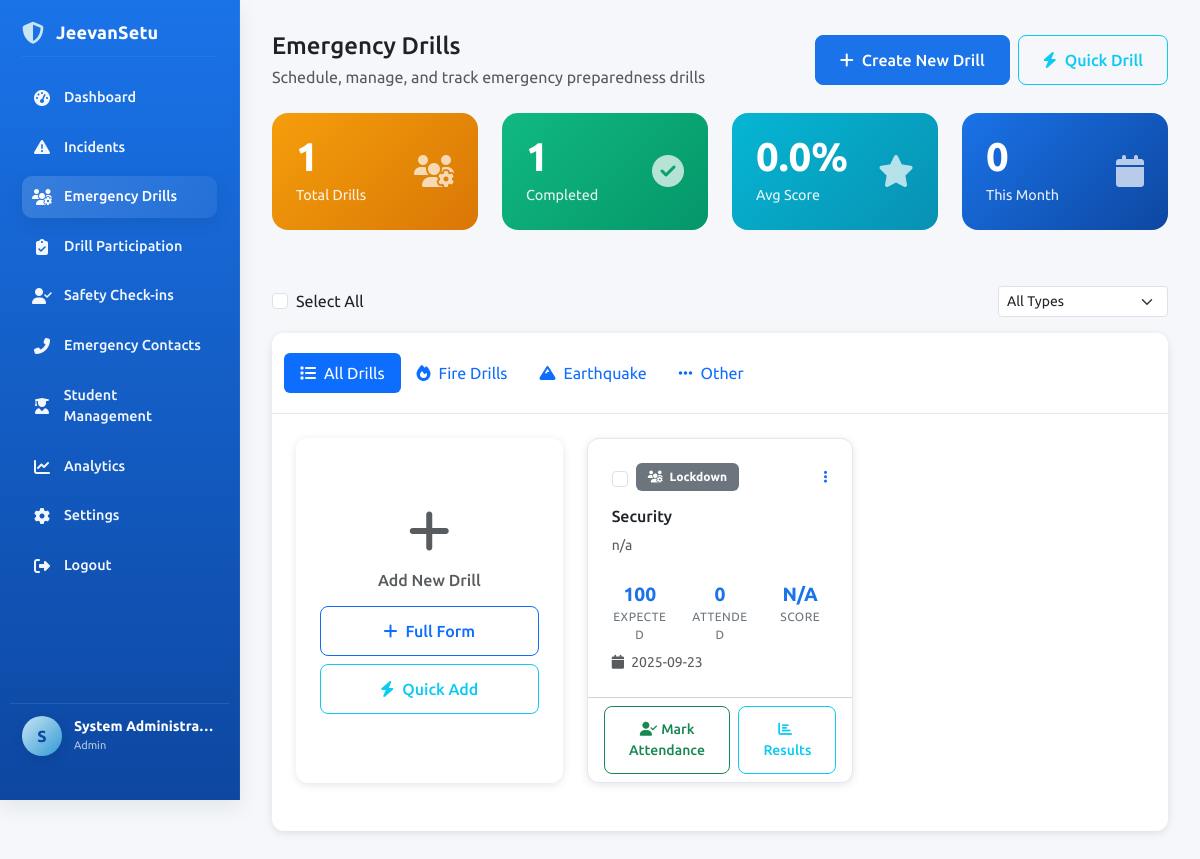
The app's page /drills (signed in) with its own data.
### app.py (models this page shows)
class Drill(db.Model):
    id = db.Column(db.Integer, primary_key=True)
    title = db.Column(db.String(100), nullable=False)
    description = db.Column(db.Text)
    drill_type = db.Column(db.String(50))  # fire, earthquake, flood, evacuation
    file_url = db.Column(db.String(200))
    score = db.Column(db.Float, default=0.0)
    participation_count = db.Column(db.Integer, default=0)
    total_expected = db.Column(db.Integer, default=100)
    conducted_by = db.Column(db.Integer, db.ForeignKey('user.id'))
    created_at = db.Column(db.DateTime, default=datetime.utcnow)
    conductor = db.relationship('User', backref='conducted_drills')

### app.py (the view)
@app.route('/drills')
@login_required
def drills():
    drills = Drill.query.order_by(Drill.created_at.desc()).all()
    return render_template('drills_new.html', drills=drills)

### app.py (called while the page is built)
def login_required(f):
    @wraps(f)
    def decorated_function(*args, **kwargs):
        if 'user_id' not in session:
            return redirect(url_for('login'))
        return f(*args, **kwargs)
    return decorated_function

### templates/drills_new.html (shortened to what this page needs)
{% extends "base_new.html" %}
{% block content %}
<div class="row mb-4">
    <div class="col-12">
        <div class="d-flex justify-content-between align-items-center">
            <div>
                <h4 class="mb-1">Emergency Drills</h4>
                <p class="text-muted mb-0">Schedule, manage, and track emergency preparedness drills</p>
            </div>
            {% if session.get('user_role') in ['admin', 'spoc'] %}
            <div class="d-flex gap-2">
                <a href="{{ url_for('create_drill') }}" class="btn btn-primary">
                    <i class="fas fa-plus me-2"></i>Create New Drill
                </a>
                <button class="btn btn-outline-info" data-bs-toggle="modal" data-bs-target="#quickDrillModal">
                    <i class="fas fa-bolt me-2"></i>Quick Drill
                </button>
            </div>
            {% endif %}
        </div>
    </div>
</div>
<div class="row mb-4">
    <div class="col-xl-3 col-md-6 mb-3">
        <div class="stats-card warning">
            <div class="d-flex justify-content-between align-items-center">
                <div>
                    <div class="stats-number">{{ drills|length }}</div>
                    <div class="stats-label">Total Drills</div>
                </div>
                <div>
                    <i class="fas fa-users-cog" style="font-size: 2rem; opacity: 0.7;"></i>
                </div>
            </div>
        </div>
    </div>
    <div class="col-xl-3 col-md-6 mb-3">
        <div class="stats-card success">
            <div class="d-flex justify-content-between align-items-center">
                <div>
                    <div class="stats-number">{{ drills|selectattr('score', 'defined')|list|length }}</div>
                    <div class="stats-label">Completed</div>
                </div>
                <div>
                    <i class="fas fa-check-circle" style="font-size: 2rem; opacity: 0.7;"></i>
                </div>
            </div>
        </div>
    </div>
    <div class="col-xl-3 col-md-6 mb-3">
        <div class="stats-card info">
            <div class="d-flex justify-content-between align-items-center">
                <div>
                    <div class="stats-number">
                        {% set completed_drills = drills|selectattr('score', 'defined')|list %}
                        {% if completed_drills %}
                            {{ "%.1f"|format((completed_drills|sum(attribute='score'))/completed_drills|length) }}%
                        {% else %}
                            0%
                        {% endif %}
                    </div>
                    <div class="stats-label">Avg Score</div>
                </div>
                <div>
                    <i class="fas fa-star" style="font-size: 2rem; opacity: 0.7;"></i>
                </div>
            </div>
        </div>
    </div>
    <div class="col-xl-3 col-md-6 mb-3">
        <div class="stats-card">
            <div class="d-flex justify-content-between align-items-center">
                <div>
                    <div class="stats-number">{{ drills|selectattr('created_at')|selectattr('created_at', 'gt', (moment().subtract(30, 'days') if moment else ''))|list|length if moment else 0 }}</div>
                    <div class="stats-label">This Month</div>
                </div>
                <div>
                    <i class="fas fa-calendar" style="font-size: 2rem; opacity: 0.7;"></i>
                </div>
            </div>
        </div>
    </div>
</div>
{% if drills %}
<div class="row mb-3">
    <div class="col-12">
        <div class="d-flex justify-content-between align-items-center">
            <div class="d-flex align-items-center gap-3">
                <div class="form-check">
                    <input class="form-check-input" type="checkbox" id="selectAllDrills" onchange="toggleAllDrills()">
                    <label class="form-check-label" for="selectAllDrills">
                        Select All
                    </label>
                </div>
            </div>
            <div class="drill-filters">
                <select class="form-select form-select-sm" id="drillTypeFilter" onchange="filterDrills()">
                    <option value="">All Types</option>
                </select>
            </div>
        </div>
    </div>
</div>
{% endif %}
<div class="row">
    <div class="col-12">
        <div class="card">
            <div class="card-header">
                <ul class="nav nav-pills card-header-pills" id="drill-tabs" role="tablist">
                    <li class="nav-item" role="presentation">
                        <button class="nav-link active" id="all-drills-tab" data-bs-toggle="pill" data-bs-target="#all-drills" type="button">
                            <i class="fas fa-list me-2"></i>All Drills
                        </button>
                    </li>
                    <li class="nav-item" role="presentation">
                        <button class="nav-link" id="fire-drills-tab" data-bs-toggle="pill" data-bs-target="#fire-drills" type="button">
                            <i class="fas fa-fire me-2"></i>Fire Drills
                        </button>
                    </li>
                    <li class="nav-item" role="presentation">
                        <button class="nav-link" id="earthquake-drills-tab" data-bs-toggle="pill" data-bs-target="#earthquake-drills" type="button">
                            <i class="fas fa-mountain me-2"></i>Earthquake
                        </button>
                    </li>
                    <li class="nav-item" role="presentation">
                        <button class="nav-link" id="other-drills-tab" data-bs-toggle="pill" data-bs-target="#other-drills" type="button">
                            <i class="fas fa-ellipsis-h me-2"></i>Other
                        </button>
                    </li>
                </ul>
            </div>
            <div class="card-body">
                <div class="tab-content" id="drill-content">
                    <div class="tab-pane fade show active" id="all-drills" role="tabpanel">
                        {% if drills %}
                        <div class="row">
                            {% if session.get('user_role') in ['admin', 'spoc'] %}
                            <div class="col-lg-6 col-xl-4 mb-4">
                                <div class="card h-100 border-2 border-dashed" style="border-color: #dee2e6 !important;">
                                    <div class="card-body d-flex flex-column justify-content-center align-items-center text-center">
                                        <i class="fas fa-plus fa-3x text-muted mb-3"></i>
                                        <h6 class="text-muted mb-3">Add New Drill</h6>
                                        <div class="d-grid gap-2 w-100">
                                            <a href="{{ url_for('create_drill') }}" class="btn btn-outline-primary">
                                                <i class="fas fa-plus me-2"></i>Full Form
                                            </a>
                                            <button class="btn btn-outline-info" data-bs-toggle="modal" data-bs-target="#quickDrillModal">
                                                <i class="fas fa-bolt me-2"></i>Quick Add
                                            </button>
                                        </div>
                                    </div>
                                </div>
                            </div>
                            {% endif %}
                            {% for drill in drills %}
                            <div class="col-lg-6 col-xl-4 mb-4">
                                <div class="card h-100 drill-card" data-drill-type="{{ drill.drill_type }}">
                                    <div class="card-body">
                                        <div class="d-flex justify-content-between align-items-start mb-3">
                                            <div class="d-flex align-items-center gap-2">
                                                <input class="form-check-input drill-checkbox" type="checkbox" value="{{ drill.id }}" onchange="updateBulkActions()">
                                                <div class="drill-type-badge">
                                                    <span class="badge bg-{% if drill.drill_type == 'fire' %}danger{% elif drill.drill_type == 'earthquake' %}warning{% elif drill.drill_type == 'flood' %}info{% else %}secondary{% endif %}">
                                                        <i class="fas fa-{% if drill.drill_type == 'fire' %}fire{% elif drill.drill_type == 'earthquake' %}mountain{% elif drill.drill_type == 'flood' %}water{% else %}users-cog{% endif %} me-1"></i>
                                                        {{ drill.drill_type.title() }}
                                                    </span>
                                                </div>
                                            </div>
                                            <div class="dropdown">
                                                <button class="btn btn-link btn-sm p-0" data-bs-toggle="dropdown">
                                                    <i class="fas fa-ellipsis-v"></i>
                                                </button>
                                            </div>
                                        </div>
                                        <h6 class="card-title">{{ drill.title }}</h6>
                                        <p class="card-text text-muted small">{{ drill.description[:100] }}{% if drill.description|length > 100 %}...{% endif %}</p>
                                        <div class="drill-stats">
                                            <div class="row text-center">
                                                <div class="col-4">
                                                    <div class="stat-item">
                                                        <div class="stat-number">{{ drill.total_expected }}</div>
                                                        <div class="stat-label">Expected</div>
                                                    </div>
                                                </div>
                                                <div class="col-4">
                                                    <div class="stat-item">
                                                        <div class="stat-number">{{ drill.participants_count or 0 }}</div>
                                                        <div class="stat-label">Attended</div>
                                                    </div>
                                                </div>
                                                <div class="col-4">
                                                    <div class="stat-item">
                                                        <div class="stat-number">{{ drill.score or 'N/A' }}{% if drill.score %}%{% endif %}</div>
                                                        <div class="stat-label">Score</div>
                                                    </div>
                                                </div>
                                            </div>
                                        </div>
                                        <div class="d-flex justify-content-between align-items-center">
                                            <small class="text-muted">
                                                <i class="fas fa-calendar me-1"></i>
                                                {{ drill.created_at.strftime('%Y-%m-%d') }}
                                            </small>
                                        </div>
                                    </div>
                                    <div class="card-footer bg-transparent">
                                        <div class="d-grid gap-2 d-md-flex">
                                            <button class="btn btn-outline-success btn-sm flex-fill" onclick="markAttendance({{ drill.id }})">
                                                <i class="fas fa-user-check me-1"></i>Mark Attendance
                                            </button>
                                            <button class="btn btn-outline-info btn-sm flex-fill" onclick="viewResults({{ drill.id }})">
                                                <i class="fas fa-chart-bar me-1"></i>Results
                                            </button>
                                        </div>
                                    </div>
                                </div>
                            </div>
                            {% endfor %}
                        </div>
                        {% endif %}
                    </div>
                </div>
            </div>
        </div>
    </div>
</div>
{% endblock %}

### templates/base_new.html (style rules this page uses)
:root { --primary: #1a73e8; --primary-dark: #0d47a1; --secondary: #34a853; --accent: #f25c54; --warning: #f9a825; --card-bg: #ffffff; --text-dark: #202124; --light-bg: #f5f7fb; --p1: #309ad4; --p2: #e69c42; --p3: #ea8d99; --p4: #faafa4; --p5: #e2afd3; --p6: #c8e5f3; --p7: #fae8c7; --shadow: 0 8px 20px rgba(18, 38, 63, 0.08); --transition: all 0.25s ease; --glass: rgba(255, 255, 255, 0.72); --primary-color: #1a73e8; --secondary-color: #0d47a1; --success-color: #10b981; --warning-color: #f59e0b; --danger-color: #ef4444; --info-color: #06b6d4; --dark-color: #1f2937; --light-color: #f8fafc; --sidebar-bg: linear-gradient(180deg, var(--primary), var(--primary-dark)); --sidebar-hover: rgba(255, 255, 255, 0.06); --content-bg: #f5f7fa; }
* { margin: 0; padding: 0; box-sizing: border-box; }
body { background: var(--content-bg); color: var(--text-dark); -webkit-font-smoothing: antialiased; -moz-osx-font-smoothing: grayscale; font-family: "Ubuntu", sans-serif; font-weight: 400; font-style: normal; overflow-x: hidden; }
.card { border: none; border-radius: 12px; box-shadow: 0 2px 8px rgba(0,0,0,0.1); transition: all 0.3s ease; }
.card-header { background: white; border-bottom: 1px solid #e2e8f0; border-radius: 12px 12px 0 0 !important; padding: 1.25rem; }
.card-body { padding: 1.5rem; }
.stats-card { background: linear-gradient(135deg, var(--primary-color), var(--secondary-color)); color: white; border-radius: 16px; padding: 1.5rem; margin-bottom: 1rem; }
.stats-card.success { background: linear-gradient(135deg, var(--success-color), #059669); }
.stats-card.warning { background: linear-gradient(135deg, var(--warning-color), #d97706); }
.stats-card.info { background: linear-gradient(135deg, var(--info-color), #0891b2); }
.stats-number { font-size: 2.5rem; font-weight: 700; line-height: 1; }
.stats-label { font-size: 0.9rem; opacity: 0.9; margin-top: 0.5rem; }
.btn { border-radius: 8px; font-weight: 500; padding: 0.75rem 1.5rem; transition: all 0.3s ease; }
.btn-primary { background: var(--primary); border-color: var(--primary); }

### templates/drills_new.html (style rules this page uses)
.drill-card { transition: all 0.3s ease; border: 1px solid #e3e6f0; }
.stat-item { padding: 0.5rem 0; }
.stat-number { font-size: 1.2rem; font-weight: 600; color: var(--primary-color); }
.stat-label { font-size: 0.75rem; color: #6c757d; text-transform: uppercase; letter-spacing: 0.5px; }
.drill-type-badge .badge { font-size: 0.75rem; padding: 0.5rem 0.75rem; }

### records on screen
Drill: drill_type "Lockdown", title "Security", description "n/a", total_expected "100", participation_count "0", score "N/A", created_at "2025-09-23"

### other values on screen
{{ session.get('user_name', 'Admin')[0].upper() }} "S"
{{ session.get('user_name', 'Administrator') }} "System Administra…"
{{ session.get('user_role', 'Administrator').title() }} "Admin"
{{ drills|length }} "1"
{{ drills|selectattr('score', 'defined')|list|length }} "1"
